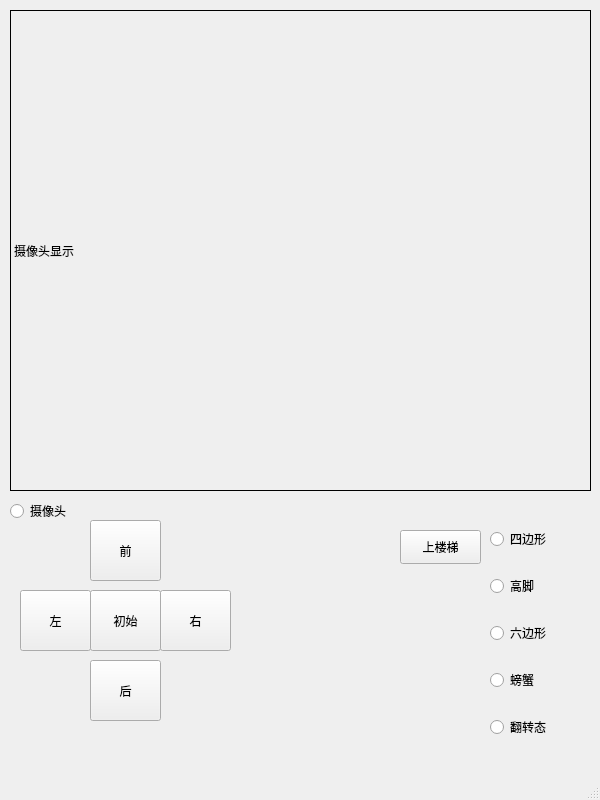
<?xml version="1.0" encoding="UTF-8"?>
<ui version="4.0">
 <class>MainWindow</class>
 <widget class="QMainWindow" name="MainWindow">
  <property name="geometry">
   <rect>
    <x>0</x>
    <y>0</y>
    <width>600</width>
    <height>800</height>
   </rect>
  </property>
  <property name="windowTitle">
   <string>MainWindow</string>
  </property>
  <widget class="QWidget" name="centralwidget">
   <widget class="QPushButton" name="pushButton_forward">
    <property name="geometry">
     <rect>
      <x>90</x>
      <y>520</y>
      <width>71</width>
      <height>61</height>
     </rect>
    </property>
    <property name="text">
     <string>前</string>
    </property>
   </widget>
   <widget class="QPushButton" name="pushButton_backward">
    <property name="geometry">
     <rect>
      <x>90</x>
      <y>660</y>
      <width>71</width>
      <height>61</height>
     </rect>
    </property>
    <property name="text">
     <string>后</string>
    </property>
   </widget>
   <widget class="QPushButton" name="pushButton_left">
    <property name="geometry">
     <rect>
      <x>20</x>
      <y>590</y>
      <width>71</width>
      <height>61</height>
     </rect>
    </property>
    <property name="text">
     <string>左</string>
    </property>
   </widget>
   <widget class="QPushButton" name="pushButton_right">
    <property name="geometry">
     <rect>
      <x>160</x>
      <y>590</y>
      <width>71</width>
      <height>61</height>
     </rect>
    </property>
    <property name="text">
     <string>右</string>
    </property>
   </widget>
   <widget class="QPushButton" name="pushButton_initialize">
    <property name="geometry">
     <rect>
      <x>90</x>
      <y>590</y>
      <width>71</width>
      <height>61</height>
     </rect>
    </property>
    <property name="text">
     <string>初始</string>
    </property>
   </widget>
   <widget class="QLabel" name="labelCamera">
    <property name="geometry">
     <rect>
      <x>10</x>
      <y>10</y>
      <width>581</width>
      <height>481</height>
     </rect>
    </property>
    <property name="frameShape">
     <enum>QFrame::Box</enum>
    </property>
    <property name="text">
     <string>摄像头显示</string>
    </property>
   </widget>
   <widget class="QWidget" name="gridLayoutWidget">
    <property name="geometry">
     <rect>
      <x>490</x>
      <y>510</y>
      <width>91</width>
      <height>251</height>
     </rect>
    </property>
    <layout class="QGridLayout" name="gridLayout">
     <item row="0" column="0">
      <widget class="QRadioButton" name="radioButton_bodyStatus_rect">
       <property name="text">
        <string>四边形</string>
       </property>
       <attribute name="buttonGroup">
        <string notr="true">buttonGroup_2</string>
       </attribute>
      </widget>
     </item>
     <item row="3" column="0">
      <widget class="QRadioButton" name="radioButton_bodyStatus_crab">
       <property name="text">
        <string>螃蟹</string>
       </property>
       <attribute name="buttonGroup">
        <string notr="true">buttonGroup_2</string>
       </attribute>
      </widget>
     </item>
     <item row="1" column="0">
      <widget class="QRadioButton" name="radioButton_bodyStatus_highLeg">
       <property name="text">
        <string>高脚</string>
       </property>
       <attribute name="buttonGroup">
        <string notr="true">buttonGroup_2</string>
       </attribute>
      </widget>
     </item>
     <item row="2" column="0">
      <widget class="QRadioButton" name="radioButton_bodyStatus_hexagon">
       <property name="text">
        <string>六边形</string>
       </property>
       <attribute name="buttonGroup">
        <string notr="true">buttonGroup_2</string>
       </attribute>
      </widget>
     </item>
     <item row="4" column="0">
      <widget class="QRadioButton" name="radioButton_bodyStatus_upDown">
       <property name="text">
        <string>翻转态</string>
       </property>
       <attribute name="buttonGroup">
        <string notr="true">buttonGroup_2</string>
       </attribute>
      </widget>
     </item>
    </layout>
   </widget>
   <widget class="QRadioButton" name="radioButton_cameraStatus">
    <property name="geometry">
     <rect>
      <x>10</x>
      <y>500</y>
      <width>121</width>
      <height>22</height>
     </rect>
    </property>
    <property name="text">
     <string>摄像头</string>
    </property>
   </widget>
   <widget class="QPushButton" name="pushButton_steps">
    <property name="geometry">
     <rect>
      <x>400</x>
      <y>530</y>
      <width>81</width>
      <height>34</height>
     </rect>
    </property>
    <property name="text">
     <string>上楼梯</string>
    </property>
   </widget>
  </widget>
  <widget class="QMenuBar" name="menubar">
   <property name="geometry">
    <rect>
     <x>0</x>
     <y>0</y>
     <width>600</width>
     <height>22</height>
    </rect>
   </property>
  </widget>
  <widget class="QStatusBar" name="statusbar"/>
 </widget>
 <resources/>
 <connections/>
 <slots>
  <slot>btnOpenCamera_Clicked()</slot>
  <slot>btnSibian_Clicked()</slot>
  <slot>btnBianbao_Clicked()</slot>
  <slot>btnForward_Clicked()</slot>
  <slot>btnBackward_Clicked()</slot>
  <slot>btnLeft_Clicked()</slot>
  <slot>btnRight_Clicked()</slot>
  <slot>btnInitialize_Clicked()</slot>
  <slot>btnUpSteps_Clicked()</slot>
  <slot>btnHighLeg_Clicked()</slot>
  <slot>btnHexagon_Clicked()</slot>
  <slot>btnCrab_Clicked()</slot>
 </slots>
 <buttongroups>
  <buttongroup name="buttonGroup"/>
  <buttongroup name="buttonGroup_2"/>
 </buttongroups>
</ui>
